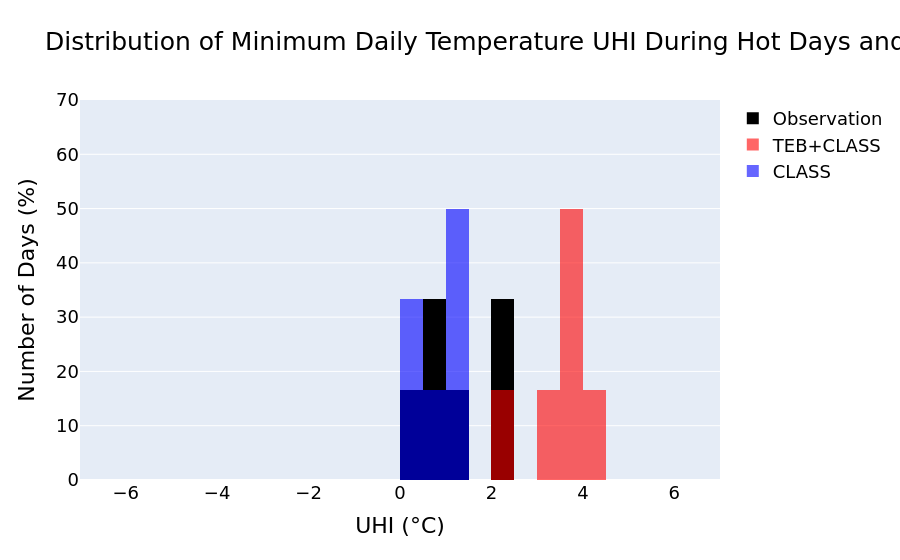
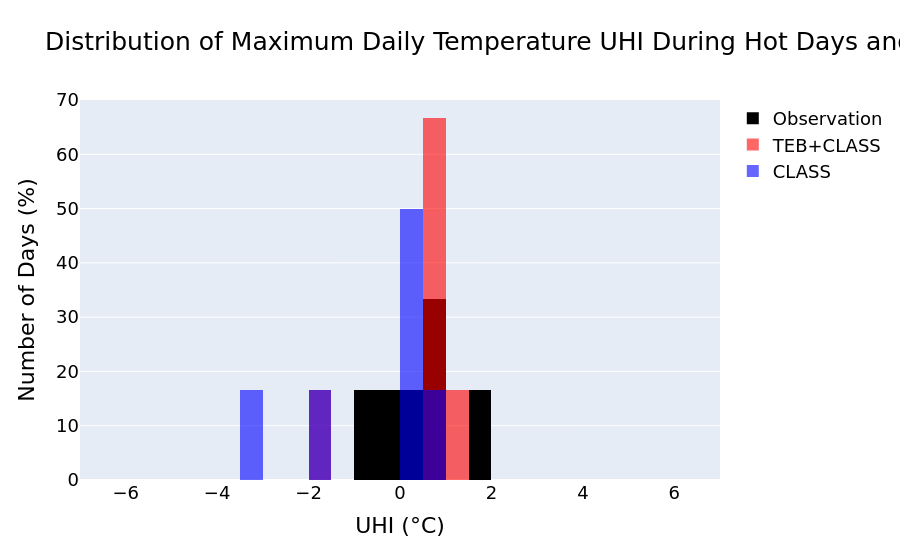
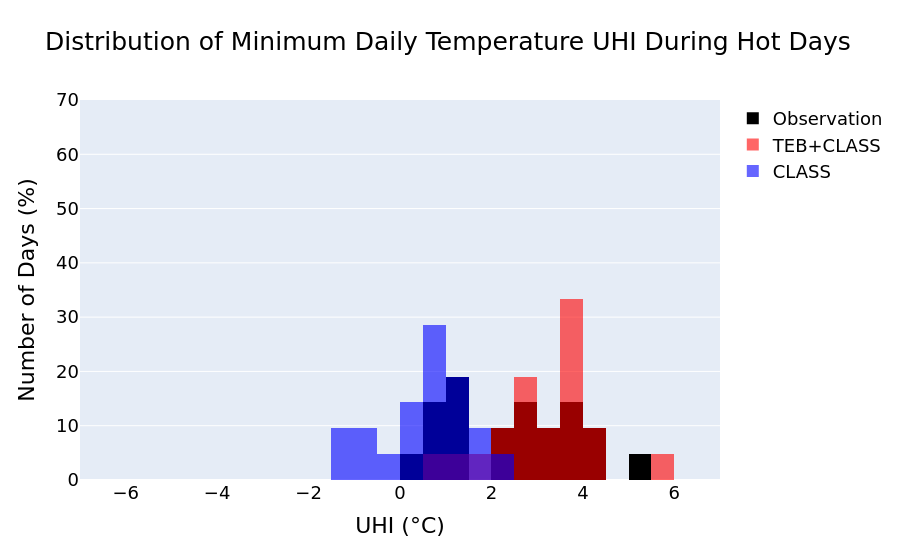
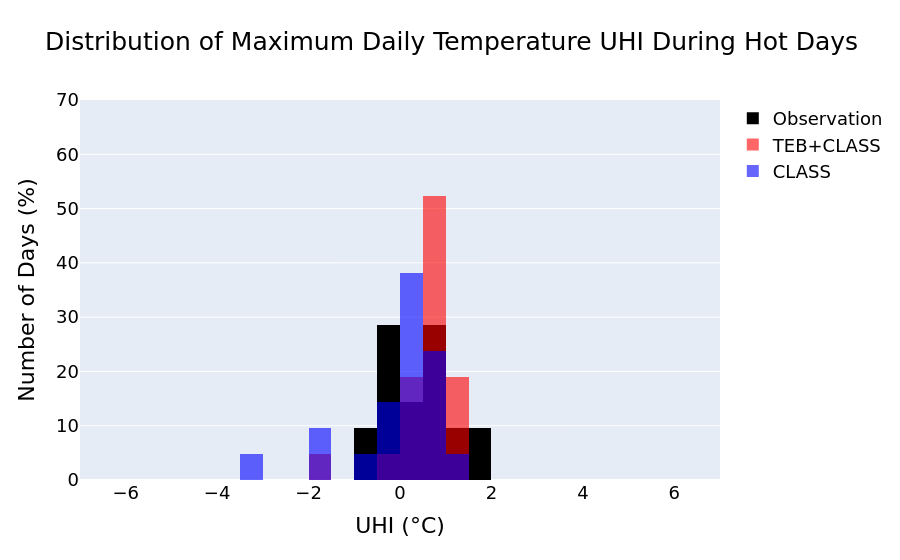

The code cell stored with these charts, in order, in its notebook:
### Code cell
rhd_names = ['Hot Days and Nights', 'Hot Days', 'Hot Nights', 'Hot Days or Nights']
hd_file_labels = [hd_label.lower().replace(' ', '_') for hd_label in rhd_names]

for md in ms:
    rhd = [extremes.where(extremes[f'tasmin_{md}'].notnull(),drop=True).where(extremes[f'tasmax_{md}'].notnull(),drop=True).time.values, # hot day AND night
            extremes.where(extremes[f'tasmax_{md}'].notnull(),drop = True).time.values, # hot day
            extremes.where(extremes[f'tasmin_{md}'].notnull(),drop=True).time.values, # hot night
            extremes.where(extremes.drop_vars([f'tasmin_{md}',f'tasmax_{md}']).notnull(),drop=True).time.values] # both
    for date_subset, hot_date_name,hd_label in zip(rhd,rhd_names,hd_file_labels):
        for f, field_name in zip(fs,field_names):
            fig = go.Figure()
            for m, model_name, colour in zip(ms, model_names, colours):
                
                # Select daily uhi according to field/data source 
                field = f'{f}_{m}'
                uhi = UHI_daily[field].sel(time=date_subset,method='nearest')
                
                # Add to histogram
                fig.add_trace(go.Histogram(
                    x=uhi.values,
                    histnorm='percent',
                    hovertemplate='<b>Range:</b> %{x}°C<br><b>Freq:</b> %{y}<extra></extra>',
                    name = f'{model_name}',
                    marker=dict(
                        color=colour,
                    ),
                    xbins=dict(
                        start=-11,    # Minimum x value
                        end=11,       # Maximum x value
                        size=0.5      # Bin width
                    ),

                ))
            fig.update_layout(
                title=f'Distribution of {field_name} UHI During {hot_date_name}',
                xaxis_title='UHI (°C)',
                yaxis_title=f'Number of Days (%)',
                barmode='overlay', # or group or relative
                xaxis=dict(
                    range=[-7, 7]  # Set visible x-axis range
                ),
                yaxis=dict(
                    range=[0,70]
                ),
                font = FONT,
                hovermode='x unified'  # Show all traces at once
                # template='plotly_white'
            )

            # fig.show()
            fig.write_html(f'/runoff/gulley/UHI_plots/extreme_heat/distributions/distribution_uhi_extreme_{f}_{hd_label}.html')

### Figure 1 — Plotly figure (JSON) as saved in the notebook; plotly's stock layout.template omitted (floating-point values rounded to 4 significant figures)
{"data": [{"histnorm": "percent", "hovertemplate": "<b>Range:</b> %{x}°C<br><b>Freq:</b> %{y}<extra></extra>", "marker": {"color": "rgba(0, 0, 0, 1.)"}, "name": "Observation", "type": "histogram", "x": [0.3178, 0.7321, 0.9963, 2.403, 1.411, 2.203], "xbins": {"end": 11, "size": 0.5, "start": -11}}, {"histnorm": "percent", "hovertemplate": "<b>Range:</b> %{x}°C<br><b>Freq:</b> %{y}<extra></extra>", "marker": {"color": "rgba(255, 0, 0, 0.6)"}, "name": "TEB+CLASS", "type": "histogram", "x": [3.579, 3.217, 3.789, 3.684, 4.184, 2.195], "xbins": {"end": 11, "size": 0.5, "start": -11}}, {"histnorm": "percent", "hovertemplate": "<b>Range:</b> %{x}°C<br><b>Freq:</b> %{y}<extra></extra>", "marker": {"color": "rgba(0, 0, 255, 0.6)"}, "name": "CLASS", "type": "histogram", "x": [1.378, 1.453, 0.2043, 1.27, 0.4522, 0.8713], "xbins": {"end": 11, "size": 0.5, "start": -11}}], "layout": {"barmode": "overlay", "font": {"color": "black", "family": "DejaVu Sans", "size": 18}, "hovermode": "x unified", "title": {"text": "Distribution of Minimum Daily Temperature UHI During Hot Days and Nights"}, "xaxis": {"range": [-7, 7], "title": {"text": "UHI (°C)"}}, "yaxis": {"range": [0, 70], "title": {"text": "Number of Days (%)"}}}}

### Figure 2 — Plotly figure (JSON) as saved in the notebook; plotly's stock layout.template omitted (floating-point values rounded to 4 significant figures)
{"data": [{"histnorm": "percent", "hovertemplate": "<b>Range:</b> %{x}°C<br><b>Freq:</b> %{y}<extra></extra>", "marker": {"color": "rgba(0, 0, 0, 1.)"}, "name": "Observation", "type": "histogram", "x": [0.5463, 0.1749, -0.3751, -0.5179, 1.582, 0.7535], "xbins": {"end": 11, "size": 0.5, "start": -11}}, {"histnorm": "percent", "hovertemplate": "<b>Range:</b> %{x}°C<br><b>Freq:</b> %{y}<extra></extra>", "marker": {"color": "rgba(255, 0, 0, 0.6)"}, "name": "TEB+CLASS", "type": "histogram", "x": [0.5706, 1.013, 0.6618, 0.813, 0.5641, -1.584], "xbins": {"end": 11, "size": 0.5, "start": -11}}, {"histnorm": "percent", "hovertemplate": "<b>Range:</b> %{x}°C<br><b>Freq:</b> %{y}<extra></extra>", "marker": {"color": "rgba(0, 0, 255, 0.6)"}, "name": "CLASS", "type": "histogram", "x": [0.02158, 0.4567, 0.1568, 0.5595, -3.177, -1.542], "xbins": {"end": 11, "size": 0.5, "start": -11}}], "layout": {"barmode": "overlay", "font": {"color": "black", "family": "DejaVu Sans", "size": 18}, "hovermode": "x unified", "title": {"text": "Distribution of Maximum Daily Temperature UHI During Hot Days and Nights"}, "xaxis": {"range": [-7, 7], "title": {"text": "UHI (°C)"}}, "yaxis": {"range": [0, 70], "title": {"text": "Number of Days (%)"}}}}

### Figure 3 — Plotly figure (JSON) as saved in the notebook; plotly's stock layout.template omitted (floating-point values rounded to 4 significant figures)
{"data": [{"histnorm": "percent", "hovertemplate": "<b>Range:</b> %{x}°C<br><b>Freq:</b> %{y}<extra></extra>", "marker": {"color": "rgba(0, 0, 0, 1.)"}, "name": "Observation", "type": "histogram", "x": [3.732, 4.268, 0.6178, 0.3178, 0.7321, 3.282, 1.361, 1.137, 0.9963, 2.403, 1.411, 5.139, 2.203, 2.503, 4.446, 3.303, 3.903, 2.675, 2.689, 3.918, 1.353], "xbins": {"end": 11, "size": 0.5, "start": -11}}, {"histnorm": "percent", "hovertemplate": "<b>Range:</b> %{x}°C<br><b>Freq:</b> %{y}<extra></extra>", "marker": {"color": "rgba(255, 0, 0, 0.6)"}, "name": "TEB+CLASS", "type": "histogram", "x": [1.549, 2.551, 3.752, 3.579, 3.217, 3.074, 3.743, 3.675, 3.789, 3.684, 4.184, 4.293, 2.195, 0.5361, 2.134, 5.528, 2.518, 3.585, 2.958, 2.85, 1.384], "xbins": {"end": 11, "size": 0.5, "start": -11}}, {"histnorm": "percent", "hovertemplate": "<b>Range:</b> %{x}°C<br><b>Freq:</b> %{y}<extra></extra>", "marker": {"color": "rgba(0, 0, 255, 0.6)"}, "name": "CLASS", "type": "histogram", "x": [-1.095, 1.765, 0.9929, 1.378, 1.453, 1.096, -0.008638, 0.553, 0.2043, 1.27, 0.4522, 2.146, 0.8713, -1.283, 0.9746, 0.5089, 0.9808, -0.5496, 1.828, 0.4619, -0.6661], "xbins": {"end": 11, "size": 0.5, "start": -11}}], "layout": {"barmode": "overlay", "font": {"color": "black", "family": "DejaVu Sans", "size": 18}, "hovermode": "x unified", "title": {"text": "Distribution of Minimum Daily Temperature UHI During Hot Days"}, "xaxis": {"range": [-7, 7], "title": {"text": "UHI (°C)"}}, "yaxis": {"range": [0, 70], "title": {"text": "Number of Days (%)"}}}}

### Figure 4 — Plotly figure (JSON) as saved in the notebook; plotly's stock layout.template omitted (floating-point values rounded to 4 significant figures)
{"data": [{"histnorm": "percent", "hovertemplate": "<b>Range:</b> %{x}°C<br><b>Freq:</b> %{y}<extra></extra>", "marker": {"color": "rgba(0, 0, 0, 1.)"}, "name": "Observation", "type": "histogram", "x": [-0.03223, 1.682, 0.2535, 0.5463, 0.1749, 1.175, -0.2894, 0.2368, -0.3751, -0.5179, 1.582, -0.5799, 0.7535, 1.053, -0.2537, 0.9463, 0.5678, 0.7678, -0.003662, 0.5392, -0.3965], "xbins": {"end": 11, "size": 0.5, "start": -11}}, {"histnorm": "percent", "hovertemplate": "<b>Range:</b> %{x}°C<br><b>Freq:</b> %{y}<extra></extra>", "marker": {"color": "rgba(255, 0, 0, 0.6)"}, "name": "TEB+CLASS", "type": "histogram", "x": [0.6097, 1.323, 0.4382, 0.5706, 1.013, 0.4042, 0.8865, -0.1424, 0.6618, 0.813, 0.5641, 0.6916, -1.584, 0.5428, 1.032, 0.9551, 0.2791, 1.402, 0.8253, 0.6645, 0.1908], "xbins": {"end": 11, "size": 0.5, "start": -11}}, {"histnorm": "percent", "hovertemplate": "<b>Range:</b> %{x}°C<br><b>Freq:</b> %{y}<extra></extra>", "marker": {"color": "rgba(0, 0, 255, 0.6)"}, "name": "CLASS", "type": "histogram", "x": [0.0318, 0.9017, 0.1014, 0.02158, 0.4567, -0.09249, 0.2205, -0.2202, 0.1568, 0.5595, -3.177, 0.1725, -1.542, -0.7529, 0.5634, 0.4889, -0.1276, 1.07, 0.9603, 0.579, -1.813], "xbins": {"end": 11, "size": 0.5, "start": -11}}], "layout": {"barmode": "overlay", "font": {"color": "black", "family": "DejaVu Sans", "size": 18}, "hovermode": "x unified", "title": {"text": "Distribution of Maximum Daily Temperature UHI During Hot Days"}, "xaxis": {"range": [-7, 7], "title": {"text": "UHI (°C)"}}, "yaxis": {"range": [0, 70], "title": {"text": "Number of Days (%)"}}}}
